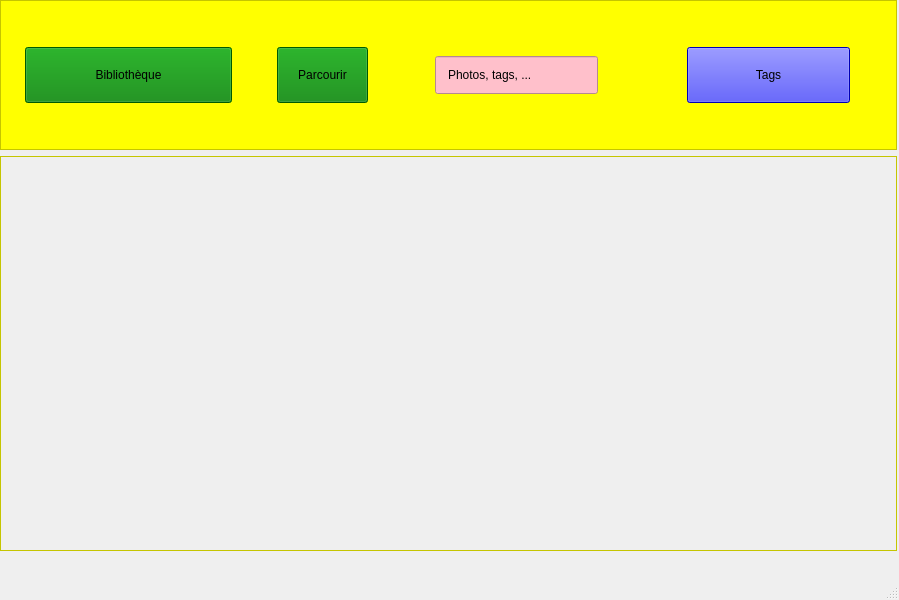
<?xml version="1.0" encoding="UTF-8"?>
<ui version="4.0">
 <class>FenetrePrincipale</class>
 <widget class="QMainWindow" name="FenetrePrincipale">
  <property name="geometry">
   <rect>
    <x>0</x>
    <y>0</y>
    <width>899</width>
    <height>600</height>
   </rect>
  </property>
  <property name="windowTitle">
   <string>MainWindow</string>
  </property>
  <property name="styleSheet">
   <string notr="true">QVBoxLayout#verticalLayout {
	background-color: pink;
}

QFrame {
	background-color: yellow;

}

QGridLayout {
	background-color: pink;
}

QLineEdit {
	background-color: pink;
	margin :auto;
	padding: 10%;

}

QPushButton#pushButton {
	background-color: blue;
	margin: auto;
	padding: 20%;
}

QPushButton#pushButton_2, QPushButton#pushButton_3 {
	background-color: green;
	margin: 15%;
	padding: 20%;
}</string>
  </property>
  <widget class="QWidget" name="centralwidget">
   <widget class="QWidget" name="">
    <property name="geometry">
     <rect>
      <x>0</x>
      <y>0</y>
      <width>897</width>
      <height>551</height>
     </rect>
    </property>
    <layout class="QVBoxLayout" name="verticalLayout">
     <item>
      <widget class="QFrame" name="frame">
       <property name="frameShape">
        <enum>QFrame::StyledPanel</enum>
       </property>
       <property name="frameShadow">
        <enum>QFrame::Raised</enum>
       </property>
       <layout class="QVBoxLayout" name="verticalLayout_2">
        <item>
         <layout class="QHBoxLayout" name="horizontalLayout">
          <property name="spacing">
           <number>15</number>
          </property>
          <property name="sizeConstraint">
           <enum>QLayout::SetDefaultConstraint</enum>
          </property>
          <property name="bottomMargin">
           <number>0</number>
          </property>
          <item>
           <widget class="QPushButton" name="pushButton_2">
            <property name="sizePolicy">
             <sizepolicy hsizetype="Expanding" vsizetype="Fixed">
              <horstretch>0</horstretch>
              <verstretch>0</verstretch>
             </sizepolicy>
            </property>
            <property name="text">
             <string>Bibliothèque</string>
            </property>
           </widget>
          </item>
          <item>
           <widget class="QPushButton" name="pushButton_3">
            <property name="text">
             <string>Parcourir</string>
            </property>
           </widget>
          </item>
          <item>
           <widget class="QLineEdit" name="lineEdit">
            <property name="sizePolicy">
             <sizepolicy hsizetype="Expanding" vsizetype="Fixed">
              <horstretch>0</horstretch>
              <verstretch>0</verstretch>
             </sizepolicy>
            </property>
            <property name="text">
             <string>Photos, tags, ...</string>
            </property>
           </widget>
          </item>
          <item>
           <widget class="QPushButton" name="pushButton">
            <property name="sizePolicy">
             <sizepolicy hsizetype="Expanding" vsizetype="Fixed">
              <horstretch>0</horstretch>
              <verstretch>0</verstretch>
             </sizepolicy>
            </property>
            <property name="text">
             <string>Tags</string>
            </property>
           </widget>
          </item>
         </layout>
        </item>
       </layout>
      </widget>
     </item>
     <item>
      <widget class="QScrollArea" name="scrollArea">
       <property name="widgetResizable">
        <bool>true</bool>
       </property>
       <widget class="QWidget" name="scrollAreaWidgetContents">
        <property name="geometry">
         <rect>
          <x>0</x>
          <y>0</y>
          <width>893</width>
          <height>388</height>
         </rect>
        </property>
        <widget class="QWidget" name="gridLayoutWidget">
         <property name="geometry">
          <rect>
           <x>20</x>
           <y>10</y>
           <width>861</width>
           <height>361</height>
          </rect>
         </property>
         <layout class="QGridLayout" name="gridLayout"/>
        </widget>
       </widget>
      </widget>
     </item>
    </layout>
    <zorder>scrollArea</zorder>
    <zorder>frame</zorder>
   </widget>
  </widget>
  <widget class="QMenuBar" name="menubar">
   <property name="geometry">
    <rect>
     <x>0</x>
     <y>0</y>
     <width>899</width>
     <height>22</height>
    </rect>
   </property>
  </widget>
  <widget class="QStatusBar" name="statusbar"/>
 </widget>
 <resources/>
 <connections/>
</ui>
